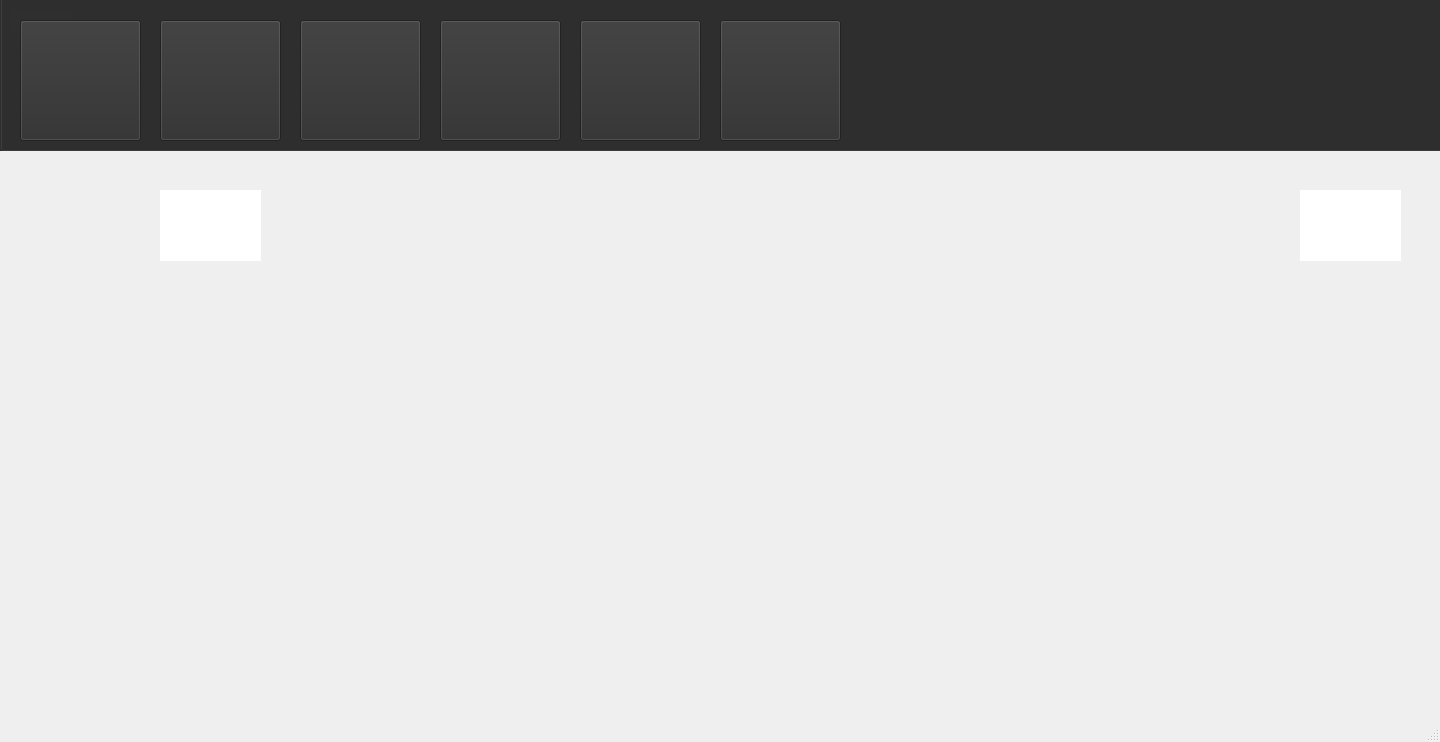
<?xml version="1.0" encoding="UTF-8"?>
<ui version="4.0">
 <class>zambiesGame</class>
 <widget class="QMainWindow" name="zambiesGame">
  <property name="geometry">
   <rect>
    <x>0</x>
    <y>0</y>
    <width>1440</width>
    <height>742</height>
   </rect>
  </property>
  <property name="windowTitle">
   <string>MainWindow</string>
  </property>
  <widget class="QWidget" name="centralwidget">
   <widget class="QGroupBox" name="groupBox">
    <property name="geometry">
     <rect>
      <x>0</x>
      <y>-20</y>
      <width>1451</width>
      <height>171</height>
     </rect>
    </property>
    <property name="styleSheet">
     <string notr="true">
background-color: rgb(47, 47, 47);</string>
    </property>
    <property name="title">
     <string>GroupBox</string>
    </property>
    <widget class="QLabel" name="label">
     <property name="geometry">
      <rect>
       <x>10</x>
       <y>30</y>
       <width>63</width>
       <height>20</height>
      </rect>
     </property>
     <property name="text">
      <string/>
     </property>
    </widget>
    <widget class="QPushButton" name="pushButton">
     <property name="geometry">
      <rect>
       <x>20</x>
       <y>40</y>
       <width>121</width>
       <height>121</height>
      </rect>
     </property>
     <property name="text">
      <string/>
     </property>
    </widget>
    <widget class="QPushButton" name="pushButton_2">
     <property name="geometry">
      <rect>
       <x>160</x>
       <y>40</y>
       <width>121</width>
       <height>121</height>
      </rect>
     </property>
     <property name="text">
      <string/>
     </property>
    </widget>
    <widget class="QPushButton" name="pushButton_3">
     <property name="geometry">
      <rect>
       <x>300</x>
       <y>40</y>
       <width>121</width>
       <height>121</height>
      </rect>
     </property>
     <property name="text">
      <string/>
     </property>
    </widget>
    <widget class="QPushButton" name="pushButton_4">
     <property name="geometry">
      <rect>
       <x>440</x>
       <y>40</y>
       <width>121</width>
       <height>121</height>
      </rect>
     </property>
     <property name="text">
      <string/>
     </property>
    </widget>
    <widget class="QPushButton" name="pushButton_5">
     <property name="geometry">
      <rect>
       <x>580</x>
       <y>40</y>
       <width>121</width>
       <height>121</height>
      </rect>
     </property>
     <property name="text">
      <string/>
     </property>
    </widget>
    <widget class="QPushButton" name="pushButton_6">
     <property name="geometry">
      <rect>
       <x>720</x>
       <y>40</y>
       <width>121</width>
       <height>121</height>
      </rect>
     </property>
     <property name="text">
      <string/>
     </property>
    </widget>
   </widget>
   <widget class="QLabel" name="label_2">
    <property name="geometry">
     <rect>
      <x>160</x>
      <y>190</y>
      <width>101</width>
      <height>71</height>
     </rect>
    </property>
    <property name="styleSheet">
     <string notr="true">background-color: rgb(255, 255, 255);</string>
    </property>
    <property name="text">
     <string/>
    </property>
   </widget>
   <widget class="QLabel" name="label_3">
    <property name="geometry">
     <rect>
      <x>1300</x>
      <y>190</y>
      <width>101</width>
      <height>71</height>
     </rect>
    </property>
    <property name="styleSheet">
     <string notr="true">background-color: rgb(255, 255, 255);</string>
    </property>
    <property name="text">
     <string/>
    </property>
   </widget>
  </widget>
  <widget class="QMenuBar" name="menubar">
   <property name="geometry">
    <rect>
     <x>0</x>
     <y>0</y>
     <width>1440</width>
     <height>25</height>
    </rect>
   </property>
  </widget>
  <widget class="QStatusBar" name="statusbar"/>
 </widget>
 <resources/>
 <connections/>
</ui>
